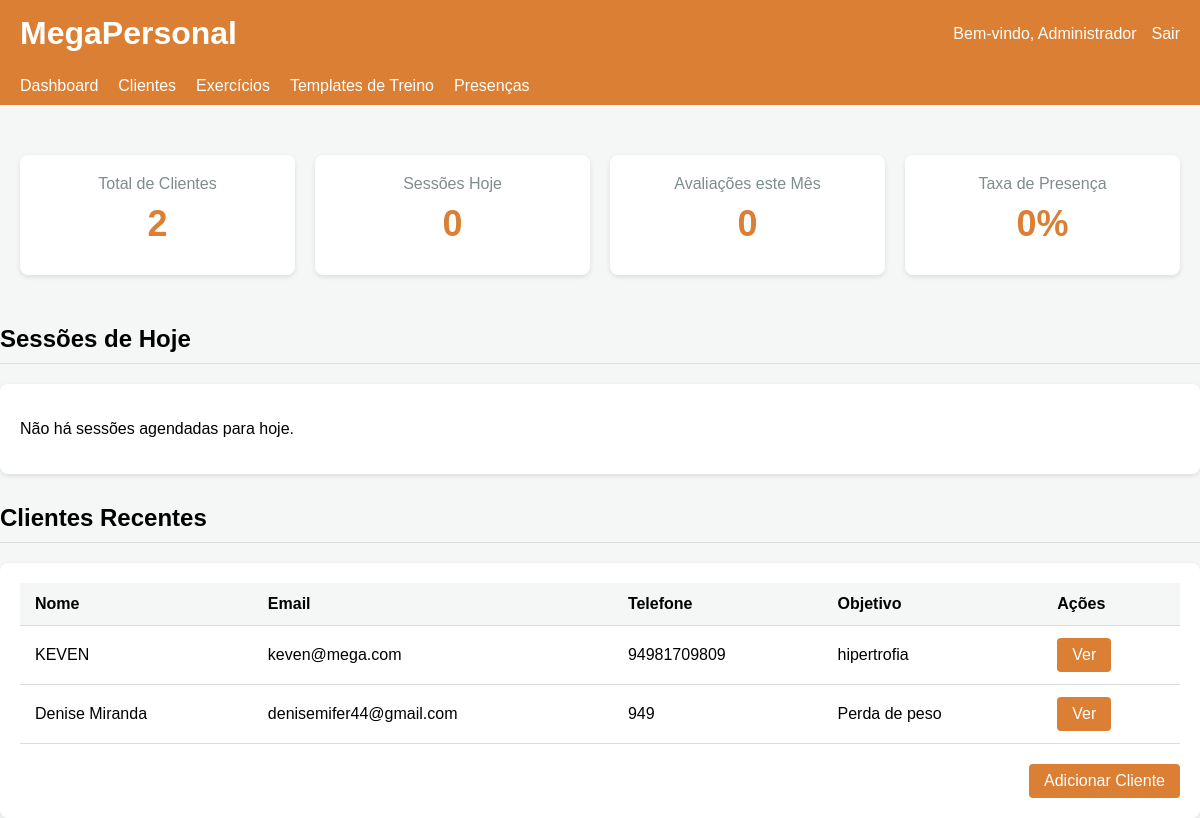
The page /dashboard (signed in) on the database as committed earlier.
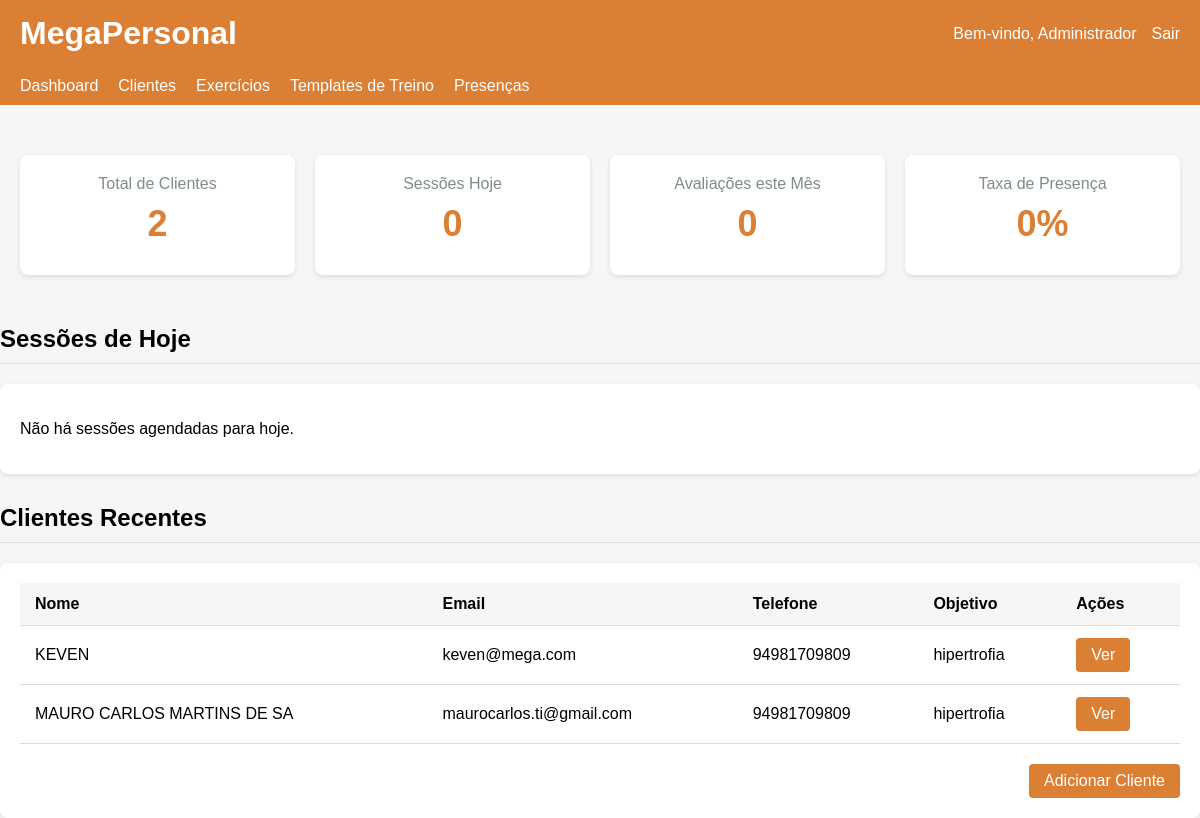
The same page on the database as committed later.
### app.py (models this page shows)
class Trainer(db.Model):
    id = db.Column(db.Integer, primary_key=True)
    name = db.Column(db.String(100), nullable=False)
    email = db.Column(db.String(100), unique=True, nullable=False)
    password = db.Column(db.String(200), nullable=False)
    phone = db.Column(db.String(20))
    registration_date = db.Column(db.DateTime, default=datetime.utcnow)
    is_active = db.Column(db.Boolean, default=True)  # Campo para controlar status da conta
    clients = db.relationship('Client', backref='trainer', lazy=True)

class Client(db.Model):
    id = db.Column(db.Integer, primary_key=True)
    name = db.Column(db.String(100), nullable=False)
    email = db.Column(db.String(100), nullable=False)
    phone = db.Column(db.String(20))
    age = db.Column(db.Integer)
    height = db.Column(db.Float)
    weight = db.Column(db.Float)
    goal = db.Column(db.String(200))
    health_notes = db.Column(db.Text)
    registration_date = db.Column(db.DateTime, default=datetime.utcnow)
    trainer_id = db.Column(db.Integer, db.ForeignKey('trainer.id'), nullable=False)
    workouts = db.relationship('Workout', backref='client', lazy=True)
    assessments = db.relationship('Assessment', backref='client', lazy=True)

### app.py (the view)
@app.route('/dashboard')
def dashboard():
    if 'trainer_id' not in session:
        return redirect(url_for('login'))
    trainer = Trainer.query.get(session['trainer_id'])
    clients = Client.query.filter_by(trainer_id=trainer.id).all()
    client_count = len(clients)
    today = datetime.utcnow().date()
    attendances_today = Attendance.query.filter(
        Attendance.client_id.in_([client.id for client in clients]),
        db.func.date(Attendance.date) == today
    ).all()
    thirty_days_ago = today - timedelta(days=30)
    all_attendances = Attendance.query.filter(
        Attendance.client_id.in_([client.id for client in clients]),
        db.func.date(Attendance.date) >= thirty_days_ago
    ).all()
    present_count = sum(1 for a in all_attendances if a.status == "presente")
    attendance_rate = 0
    if all_attendances:
        attendance_rate = (present_count / len(all_attendances)) * 100
    return render_template('dashboard.html',
                          trainer=trainer,
                          clients=clients,
                          client_count=client_count,
                          attendances_today=attendances_today,
                          attendance_rate=attendance_rate)

### templates/dashboard.html (shortened to what this page needs)
<!DOCTYPE html>
<html lang="pt-br">
<head>
</head>
<body>
    <header>
        <div class="header-content">
            <div class="logo">
                <h1>MegaPersonal</h1>
            </div>
            <div class="user-info">
                <span>Bem-vindo, {{ trainer.name }}</span>
                <a href="{{ url_for('logout') }}">Sair</a>
            </div>
        </div>
    </header>
    <nav class="navbar">
        <ul class="nav-links">
            <li><a href="{{ url_for('dashboard') }}">Dashboard</a></li>
            <li><a href="{{ url_for('client_list') }}">Clientes</a></li>
            <li><a href="{{ url_for('exercises') }}">Exercícios</a></li>
            <li><a href="{{ url_for('workout_templates') }}">Templates de Treino</a></li>
            <li><a href="{{ url_for('attendance_list') }}">Presenças</a></li>
        </ul>
    </nav>
    <div class="container">
        <div class="stats-container">
            <div class="stat-card">
                <p>Total de Clientes</p>
                <h2>{{ client_count }}</h2>
            </div>
            <div class="stat-card">
                <p>Sessões Hoje</p>
                <h2>{{ attendances_today|length }}</h2>
            </div>
            <div class="stat-card">
                <p>Avaliações este Mês</p>
                <h2>0</h2>
            </div>
            <div class="stat-card">
                <p>Taxa de Presença</p>
                <h2>{{ attendance_rate|round|int }}%</h2>
            </div>
            </div>
        </div>
        <h2 class="section-title">Sessões de Hoje</h2>
        <div class="session-list">
            {% if attendances_today %}
            <table>
                <thead>
                    <tr>
                        <th>Horário</th>
                        <th>Cliente</th>
                        <th>Treino</th>
                        <th>Status</th>
                        <th>Ações</th>
                    </tr>
                </thead>
                <tbody>
                    {% for attendance in attendances_today %}
                    <tr>
                        <td>{{ attendance.date.strftime('%H:%M') }}</td>
                        <td>{{ attendance.client.name }}</td>
                        <td>
                            {% if attendance.workout %}
                            {{ attendance.workout.name }}
                            {% else %}
                            Não definido
                            {% endif %}
                        </td>
                        <td>{{ attendance.status }}</td>
                        <td>
                            <a href="#" class="button">Registrar</a>
                        </td>
                    </tr>
                    {% endfor %}
                </tbody>
            </table>
            {% else %}
            <p>Não há sessões agendadas para hoje.</p>
            {% endif %}
        </div>
        <h2 class="section-title">Clientes Recentes</h2>
        <div class="session-list">
            {% if clients %}
            <table>
                <thead>
                    <tr>
                        <th>Nome</th>
                        <th>Email</th>
                        <th>Telefone</th>
                        <th>Objetivo</th>
                        <th>Ações</th>
                    </tr>
                </thead>
                <tbody>
                    {% for client in clients[:5] %}
                    <tr>
                        <td>{{ client.name }}</td>
                        <td>{{ client.email }}</td>
                        <td>{{ client.phone }}</td>
                        <td>{{ client.goal }}</td>
                        <td>
                            <a href="{{ url_for('client_detail', client_id=client.id) }}" class="button">Ver</a>
                        </td>
                    </tr>
                    {% endfor %}
                </tbody>
            </table>
            {% else %}
            <p>Você ainda não tem clientes cadastrados.</p>
            {% endif %}
            <div style="margin-top: 20px; text-align: right;">
                <a href="{{ url_for('client_new') }}" class="button">Adicionar Cliente</a>
            </div>
        </div>
</body>
</html>

### templates/dashboard.html (style rules this page uses)
body { font-family: 'Arial', sans-serif; background-color: #f4f7f6; margin: 0; padding: 0; }
.container { max-width: 1200px; margin: 0 auto; padding: 20px; }
header { background-color: #db7f34; color: white; padding: 15px 0; box-shadow: 0 2px 5px rgba(0,0,0,0.1); }
.header-content { display: flex; justify-content: space-between; align-items: center; max-width: 1200px; margin: 0 auto; padding: 0 20px; }
.logo h1 { margin: 0; }
.user-info { display: flex; align-items: center; }
.user-info a { color: white; text-decoration: none; margin-left: 15px; }
.stats-container { display: grid; grid-template-columns: repeat(auto-fill, minmax(250px, 1fr)); gap: 20px; margin-top: 30px; }
.stat-card { background-color: white; border-radius: 8px; box-shadow: 0 2px 5px rgba(0,0,0,0.1); padding: 20px; text-align: center; }
.stat-card h2 { font-size: 36px; margin: 10px 0; color: #db7f34; }
.stat-card p { color: #7f8c8d; margin: 0; }
.section-title { margin: 30px 0 20px 0; border-bottom: 1px solid #ddd; padding-bottom: 10px; }
.session-list { background-color: white; border-radius: 8px; box-shadow: 0 2px 5px rgba(0,0,0,0.1); padding: 20px; }
table { width: 100%; border-collapse: collapse; }
th, td { padding: 12px 15px; text-align: left; border-bottom: 1px solid #ddd; }
th { background-color: #f4f7f6; font-weight: bold; }
.navbar { background-color: #db7f34; padding: 10px 0; }
.nav-links { display: flex; list-style: none; margin: 0; padding: 0 20px; max-width: 1200px; margin: 0 auto; }
.nav-links li { margin-right: 20px; }
.nav-links a { color: white; text-decoration: none; padding: 5px 0; }
.button { background-color: #db7f34; color: white; border: none; padding: 8px 15px; border-radius: 4px; text-decoration: none; display: inline-block; cursor: pointer; }

Rows that differ between the two databases and show on the page:
removed Client: name "Denise Miranda", email "denisemifer44@gmail.com", phone "949", goal "Perda de peso"
added Client: name "MAURO CARLOS MARTINS DE SA", email "maurocarlos.ti@gmail.com", phone "94981709809", goal "hipertrofia"
